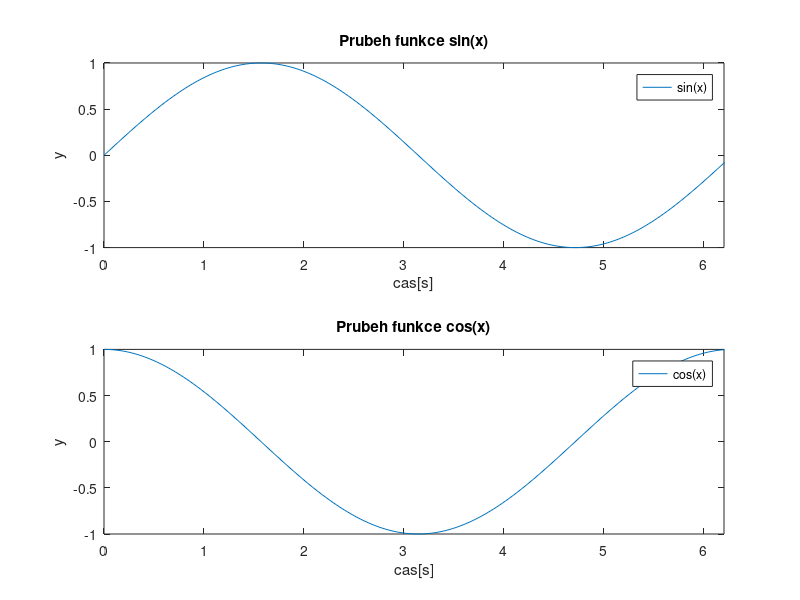

Recreate this plot in MATLAB.
x = 0:0.01:2*pi;
y1 = sin(x); y2 = cos(x);
subplot(2,1,1); plot(x,y1);
axis([0 6.2 -1 1]);
xlabel('cas[s]'); ylabel('y');
title('Prubeh funkce sin(x)');
legend('sin(x)');
subplot(2,1,2), plot(x,y2)
axis([0 6.2 -1 1]);
xlabel('cas[s]'); ylabel('y');
title('Prubeh funkce cos(x)');
legend('cos(x)');